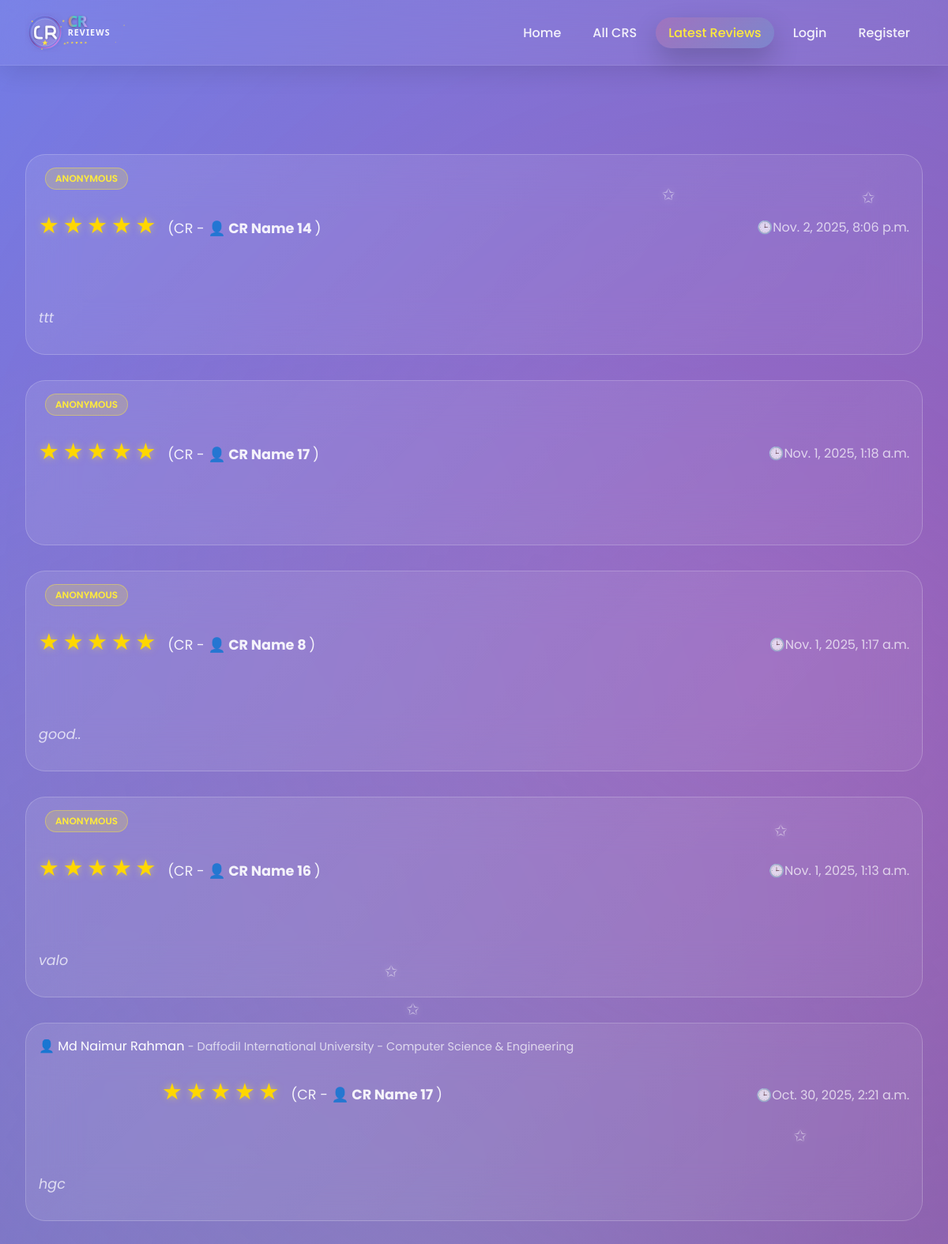
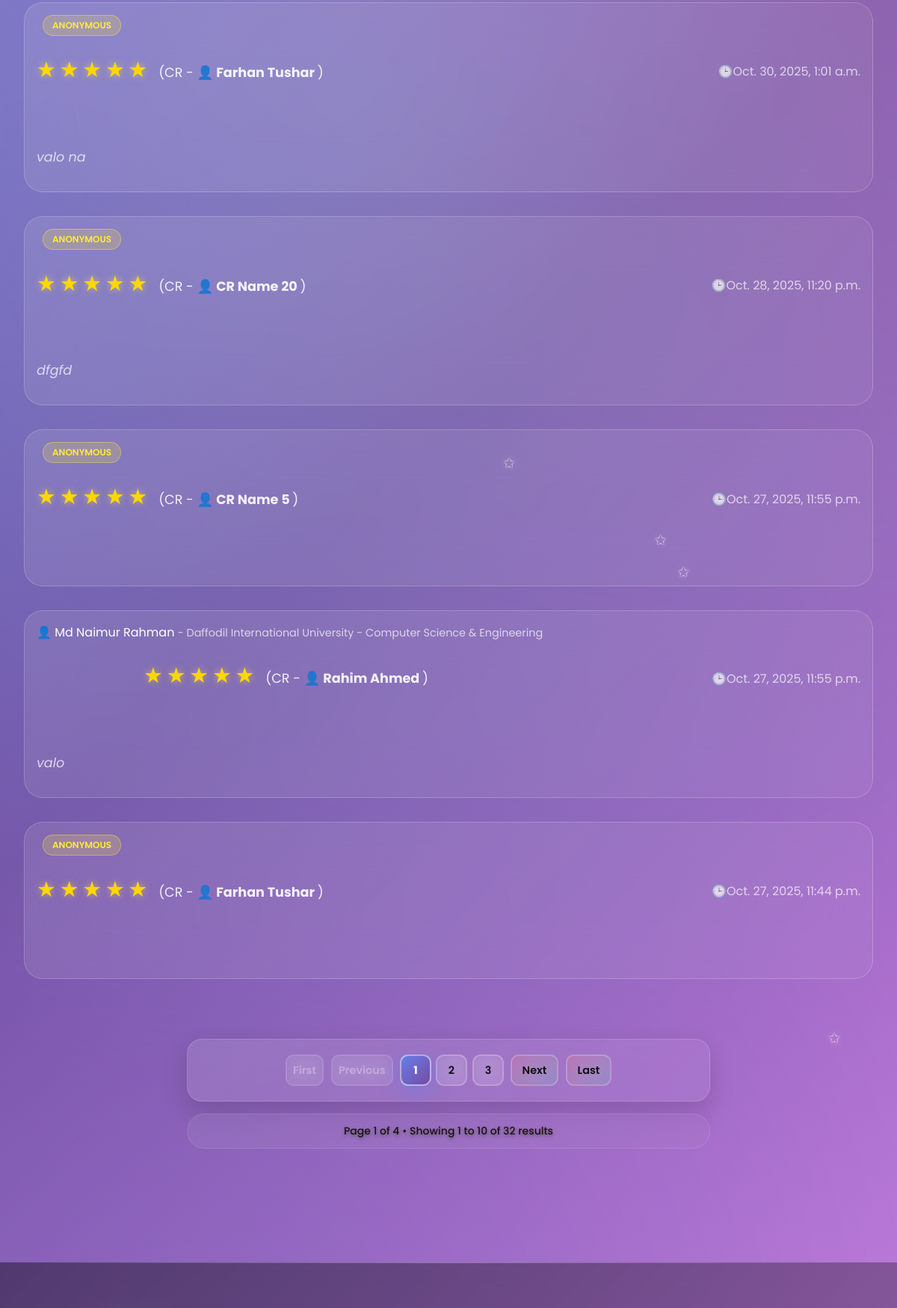
The app's page /latest_reviews/ (upper part), older data (2 pictures, top to bottom).
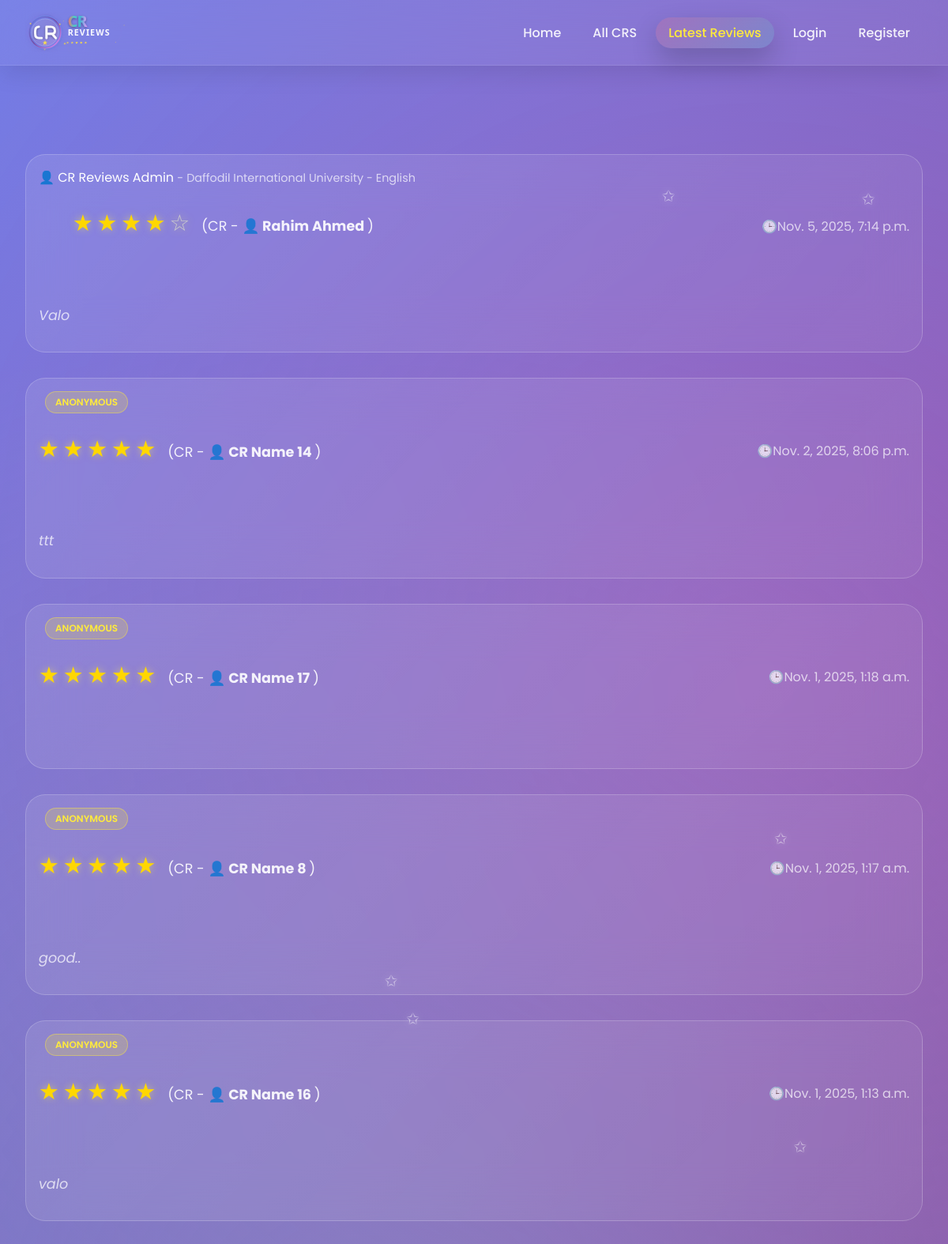
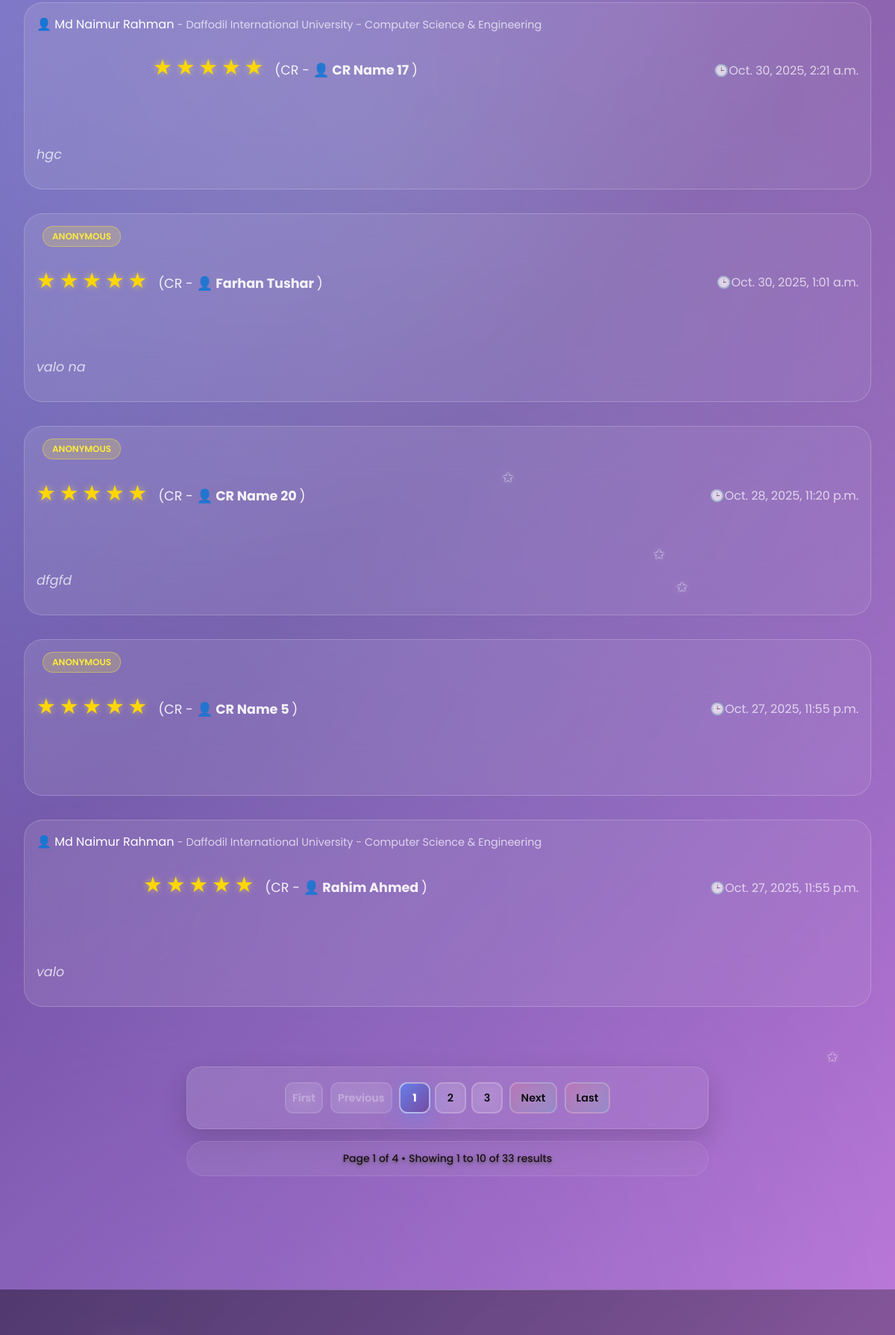
The same page, newer data (2 pictures, top to bottom).
### cr/models.py (models this page shows, shortened)
class Review(models.Model):
    user = models.ForeignKey('userprofile.User', on_delete=models.CASCADE, related_name='userreviews')
    cr_profile = models.ForeignKey(CrProfile, on_delete=models.CASCADE, related_name='cr_reviews')
    rating = models.PositiveSmallIntegerField()
    description = models.TextField(blank=True, null=True)
    is_anonymous = models.BooleanField(default=False)
    anonymous_name = models.CharField(max_length=100, blank=True, null=True)
    is_approved = models.BooleanField(default=True)  # Auto-approve non-anonymous
    reviewed_by = models.ForeignKey(
        'userprofile.User',
        on_delete=models.SET_NULL,
        null=True,
        blank=True,
        related_name='reviewed_reviews',
        help_text="Admin who approved/rejected this review"
    )
    reviewed_at = models.DateTimeField(null=True, blank=True)
    slug = models.SlugField(unique=True, blank=True)
    created_at = models.DateTimeField(auto_now_add=True)
    updated_at = models.DateTimeField(auto_now=True)
    deleted_at = models.DateTimeField(blank=True, null=True)
    class Meta:
        unique_together = [['user', 'cr_profile']]
        ordering = ['-created_at']

class CrProfile(models.Model):
    user=models.OneToOneField('userprofile.User', on_delete=models.CASCADE,related_name='user_profile')
    university=models.ForeignKey(University, on_delete=models.CASCADE,related_name='university_crs')
    department=models.ForeignKey(Department, on_delete=models.CASCADE,related_name='department_crs')
    cr_status = models.CharField(
    max_length=20,
    choices=[('Present', 'Present CR'), ('Former', 'Former CR')],
    default='Present'
    )
    profile_picture = models.ImageField(upload_to='cr_profile_pictures/', blank=True, null=True)
    name = models.CharField(max_length=100)
    gender = models.CharField(choices=[('M', 'Male'), ('F', 'Female')], max_length=1)
    email = models.EmailField(blank=True, null=True)
    phone = models.CharField(max_length=30, blank=True, null=True)
    st_id = models.CharField(max_length=50, unique=True)
    batch = models.CharField(max_length=20)
    dept_batch = models.CharField(max_length=20 , blank=True, null=True)
    section = models.CharField(max_length=10)
    bio = models.TextField(blank=True, null=True)
    date_of_birth = models.DateField(blank=True, null=True)
    slug = models.SlugField(unique=True, blank=True)
    facebook_url = models.URLField(default='https://www.facebook.com/')
    instagram_url = models.URLField(default='https://www.instagram.com/')
    linkedin_url = models.URLField(default='https://www.linkedin.com/')
    created_at=models.DateTimeField(auto_now_add=True)
    updated_at=models.DateTimeField(auto_now=True)
    deleted_at=models.DateTimeField(auto_now=True,blank=True,null=True)

class University(models.Model):
    Public = "Public"
    Private = "Private"
    university_type = [
        (Public,"Public"),
        (Private,"Private"),
    ]
    title =models.CharField(max_length=100,unique=True,blank=False,null=False)
    type =models.CharField(max_length=100,choices=university_type)
    address=models.CharField(max_length=150, blank=True, null=True)
    slug=models.SlugField(blank=True,unique=True)
    created_at=models.DateTimeField(auto_now_add=True)
    updated_at=models.DateTimeField(auto_now=True)
    daleted_at=models.DateTimeField(auto_now=True,blank=True,null=True)
    def __str__(self):
        return self.title

class Department(models.Model):
    title=models.CharField(max_length=50,unique=True,blank=False,null=False)
    code=models.CharField(max_length=50,unique=True,blank=True,null=True)
    slug=models.SlugField(blank=True,unique=True)
    created_at=models.DateTimeField(auto_now_add=True)
    updated_at=models.DateTimeField(auto_now=True)
    daleted_at=models.DateTimeField(auto_now=True,blank=True,null=True)
    def __str__(self):
        return self.title

### userprofile/models.py (models this page shows, shortened)
class User(AbstractBaseUser,PermissionsMixin):
    university=models.ForeignKey(University, on_delete=models.SET_NULL,related_name='university_user',null=True,blank=True)
    department=models.ForeignKey(Department, on_delete=models.SET_NULL,related_name='department_user',null=True,blank=True)
    profile_picture=models.ImageField(upload_to=user_profile_picture_path,null=True,blank=True)
    first_name = models.CharField(max_length=50)
    last_name = models.CharField(max_length=50)
    gender = models.CharField(choices=[('M', 'Male'), ('F', 'Female')], max_length=1)
    email = models.EmailField(unique=True)
    phone=models.CharField(max_length=20,null=True,blank=True)
    date_of_birth=models.DateField(null=True,blank=True)
    student_id=models.CharField(max_length=50,unique=True,null=True,blank=True)
    batch=models.CharField(max_length=20,null=True,blank=True)
    dept_batch = models.CharField(max_length=20 , blank=True, null=True)
    section=models.CharField(max_length=20,null=True,blank=True)
    bio=models.TextField(null=True,blank=True)
    facebook_url=models.URLField(default='https://www.facebook.com/')
    instagram_url=models.URLField(default='https://www.instagram.com/')
    linkedin_url=models.URLField(default='https://www.linkedin.com/')
    role=models.CharField(max_length=20, default='student')
    slug=models.SlugField(blank=True,unique=True)
    is_email_verified = models.BooleanField(default=False)
    email_verification_token = models.UUIDField(blank=True, null=True, editable=False)
    email_verification_token_created = models.DateTimeField(blank=True, null=True)
    password_reset_token = models.UUIDField(null=True, blank=True, editable=False)
    password_reset_token_created = models.DateTimeField(null=True, blank=True)
    is_active = models.BooleanField(default=True)
    is_staff = models.BooleanField(default=False)
    created_at = models.DateTimeField(auto_now_add=True)
    updated_at = models.DateTimeField(auto_now=True)
    deleted_at = models.DateTimeField(blank=True, null=True)
    USERNAME_FIELD = 'email'
    REQUIRED_FIELDS = ['first_name','last_name']
    objects = CustomUserManager()
    def get_full_name(self):
        return f"{self.first_name} {self.last_name}"

### cr/views.py (the view)
# urls.py: path('latest_reviews/',latest_reviews,name='latest_reviews'),
def latest_reviews(request):
    reviews = Review.objects.filter(is_approved=True).order_by('-created_at')
    paginator = Paginator(reviews,10)
    page_number = request.GET.get('page',1)
    try:
        reviews = paginator.page(page_number)
    except PageNotAnInteger:
        reviews = paginator.page(1)
    except EmptyPage:
        reviews = paginator.page(1)
    context={
        'review':reviews,
        'paginator':paginator,
    }
    return render(request,'latest_reviews.html',context)

### templates/latest_reviews.html (shortened to what the changed rows need)
{% extends 'base.html' %}
{% load  static %}
{% block content %}
    <div id="latest-reviews" class="page">
        <div class="container">
            <div class="section">
                 {% for review in review %}
                <div class="review-card">
                    <div class="review-header">
                        <div>
                    {% if review.is_anonymous %}
                        {% comment %} <span style="color: rgba(255,255,255,0.9);">
                            {{ review.get_reviewer_name }}
                        </span> {% endcomment %}
                    {% elif review.user %}
                        <a href="{% url 'user_view' review.user.slug %}" style="text-decoration: none; color: inherit;">
                            👤 {{ review.user.get_full_name }}
                        </a>
                    {% else %}
                        <span style="color: rgba(255,255,255,0.9);">
                            🕶️ Anonymous User
                        </span>
                    {% endif %}
                {% if not review.is_anonymous and review.user %}
                    {% if review.user.university or review.user.department %}
                        <span style="color: rgba(255,255,255,0.7); font-size: 0.9rem;">
                            -
                            {% if review.user.university %}
                                {{ review.user.university }}
                            {% endif %}
                            {% if review.user.department %}
                                {% if review.user.university %} - {% endif %}
                                {{ review.user.department }}
                            {% endif %}
                        </span>
                    {% endif %}
                {% else %}
                    <span style="display: inline-block; margin-left: 0.5rem; padding: 0.25rem 0.75rem; background: rgba(255, 235, 59, 0.2); border: 1px solid rgba(255, 235, 59, 0.4); border-radius: 20px; font-size: 0.75rem; font-weight: 600; color: #ffeb3b;">
                        ANONYMOUS
                    </span>
                {% endif %}
                            <div class="rating">
                                {% for i in "12345" %} {% if forloop.counter <= review.rating %}
                                <span class="star filled">★</span>
                                {% else %}
                                <span class="star">☆</span>
                                {% endif %}
                                {% endfor %}
                                <span class="review_cr">(CR - <strong><a href="{% url 'cr_profile' review.cr_profile.slug %}" style="text-decoration: none; color: inherit;">👤 {{review.cr_profile.name}}</a> </strong>)</span>
                            </div>
                        </div>
                        <div style="color: rgba(255,255,255,0.7); font-weight: 400;">🕒{{review.created_at}}</div>
                    </div>
                    <div class="review-text">
                        {{review.description}}
                    </div>
                </div>
                {% endfor %}
            </div>
            {% if review.has_other_pages %}
            <div class="pagination-section">
                <div class="pagination">
                    {% if review.has_previous %}
                        <a href="?page=1" class="pagination-btn pagination-first">
                            <span>First</span>
                        </a>
                        <a href="?page={{ review.previous_page_number }}" class="pagination-btn pagination-prev">
                            <span>Previous</span>
                        </a>
                    {% else %}
                        <span class="pagination-btn pagination-disabled">
                            <span>First</span>
                        </span>
                        <span class="pagination-btn pagination-disabled">
                            <span>Previous</span>
                        </span>
                    {% endif %}
                    <div class="pagination-numbers">
                        {% for num in review.paginator.page_range %}
                            {% if review.number == num %}
                                <span class="pagination-btn pagination-active">{{ num }}</span>
                            {% elif num > review.number|add:'-3' and num < review.number|add:'3' %}
                                <a href="?page={{ num }}" class="pagination-btn">{{ num }}</a>
                            {% endif %}
                        {% endfor %}
                    </div>
                    {% if review.has_next %}
                        <a href="?page={{ review.next_page_number }}" class="pagination-btn pagination-next">
                            <span>Next</span>
                        </a>
                        <a href="?page={{ review.paginator.num_pages }}" class="pagination-btn pagination-last">
                            <span>Last</span>
                        </a>
                    {% endif %}
                </div>
                <div class="pagination-info">
                    <p>Page {{ review.number }} of {{ review.paginator.num_pages }} • Showing {{ review.start_index }} to {{ review.end_index }} of {{ review.paginator.count }} results</p>
                </div>
            </div>
            {% endif %}
        </div>
    </div>
{% endblock content %}

Row changes from the older to the newer data that the page shows:
no longer on this page (row unchanged): Review: is_anonymous "ANONYMOUS", rating 5 (drawn), cr_profile.name "Farhan Tushar", created_at "Oct. 27, 2025, 11:44 p.m."
added Review: user.get_full_name "CR Reviews Admin", user.university "Daffodil International University", user.department "English", rating 4 (drawn), cr_profile.name "Rahim Ahmed", created_at "Nov. 5, 2025, 7:14 p.m.", description "Valo"
Text that changed along with them:
{{ review.paginator.count }}: "32" → "33"
